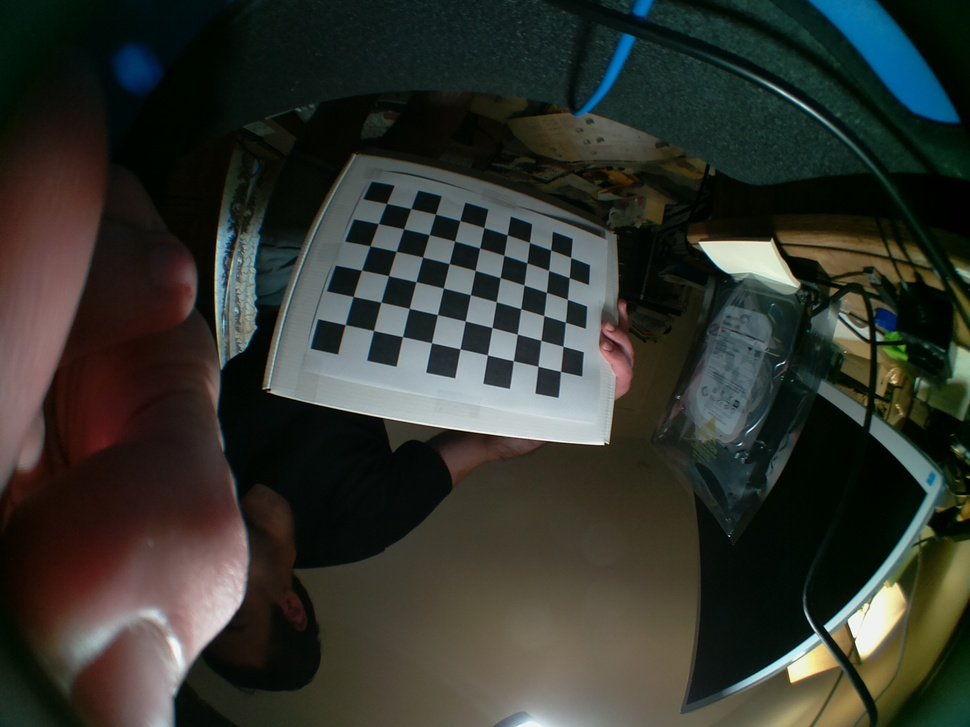
#> input picture fisheyeCameraDewarp/images/Fri 11 Mar 15_01_52 EST 2022.jpg, 970 x 727 px, shrunk from 2592 x 1944 before the run
$ python useCalibration.py 'images/Fri 11 Mar 15_01_52 EST 2022.jpg' 'images/Fri 11 Mar 14_34_27 EST 2022.jpg' 'images/Fri 11 Mar 14_57_35 EST 2022.jpg' 'images/Fri 11 Mar 14_57_35 EST 2022.jpg'   (older library calls are emulated)
#> lines starting #> are read from the running program, lines starting #| are printed output that depends on the picture
import cv2 as cv
import cv2
import numpy as np
import sys
import glob

# The calibration data #
mtx = np.matrix([[7.35329235e+02, 0.00000000e+00, 1.28117269e+03],
                [0.00000000e+00, 7.40147960e+02, 9.90415290e+02],
                [0.00000000e+00, 0.00000000e+00, 1.00000000e+00]])
dist = np.matrix([[-0.25496947,  0.07321429, -0.00104747,  0.00103111, -0.00959384]])
# #

# https://docs.opencv.org/3.4/dc/dbb/tutorial_py_calibration.html
img = cv.imread('images/Fri 11 Mar 15_01_52 EST 2022.jpg')
#> img is the input picture: shape (727, 970, 3); mean B, G, R 45.9, 52.9, 50
h, w = img.shape[:2]
#> h = 727; w = 970
newcameramtx, roi = cv.getOptimalNewCameraMatrix(mtx, dist, (w,h), 1, (w,h)) # Note: "getOptimalNewCameraMatrix is used to use different resolutions from the same camera with the same calibration." ( https://stackoverflow.com/questions/39432322/what-does-the-getoptimalnewcameramatrix-do-in-opencv )
#> roi = (34, 261, 709, 358)

useFullImageInsteadOfROI = sys.argv[2] == '1' if len(sys.argv) > 2 else True
useFisheyeThing = sys.argv[3] == '1' if len(sys.argv) > 3 else False
useROI = sys.argv[4] == '1' if len(sys.argv) > 4 else True
k=mtx
if useFullImageInsteadOfROI:
    # https://stackoverflow.com/questions/34316306/opencv-fisheye-calibration-cuts-too-much-of-the-resulting-image
    nk = k.copy()
    nk[0,0]=k[0,0]/2
    nk[1,1]=k[1,1]/2
    print(w,h)
    # Notice the cv.fisheye.initUndistortRectifyMap being used instead of cv.initUndistortRectifyMap!:
    mapx, mapy = cv.fisheye.initUndistortRectifyMap(mtx, dist[:-1], None, nk, (w,h), cv2.CV_16SC2)
else:
    # Prepare reusable undistort mapping thing
    if useFisheyeThing:
        mapx, mapy = cv.fisheye.initUndistortRectifyMap(mtx, dist[:-1], None, newcameramtx, (w,h), 5)
    else:
        mapx, mapy = cv.initUndistortRectifyMap(mtx, dist, None, newcameramtx, (w,h), 5)

useCam = sys.argv[1] == '1' if len(sys.argv) > 1 else False
if useCam:
    cap = cv.VideoCapture(0)
else:
    images = glob.glob('./images/*.jpg')
    iter_ = iter(images)
#for fname in images:
while cap.isOpened() if useCam else True:
    if useCam:
        ret, img = cap.read()
        if ret == False:
            print("ret == False")
            continue
    else:
        try:
            fname = next(iter_)
        except StopIteration:
            break
        img = cv.imread(fname)
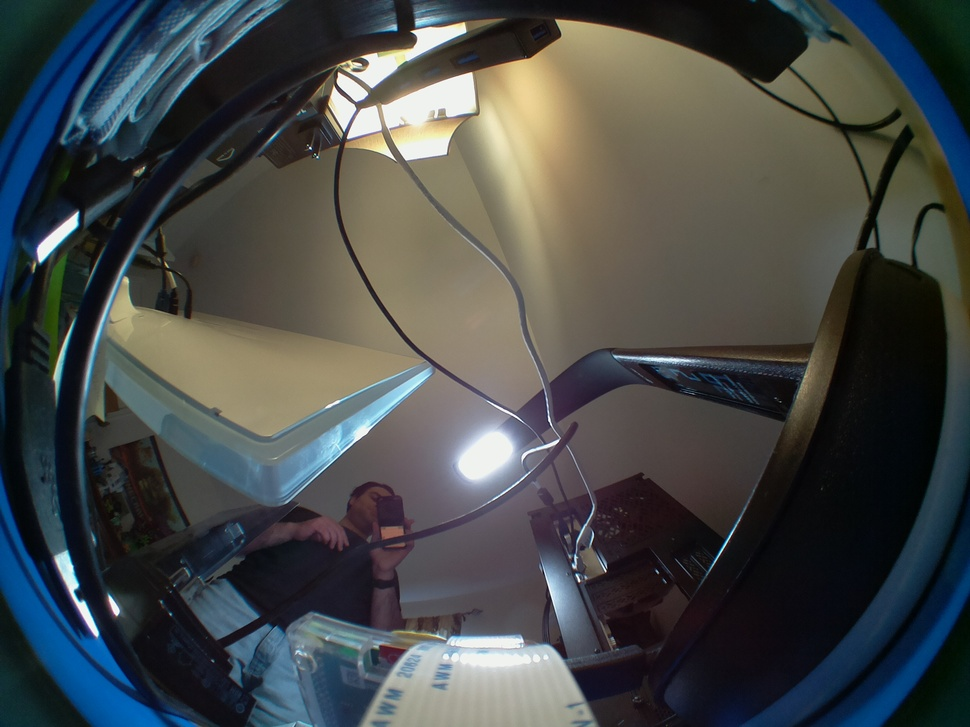
#> input picture fisheyeCameraDewarp/images/Fri 11 Mar 14_34_27 EST 2022.jpg, 970 x 727 px, shrunk from 2592 x 1944 before the run
#> img is the input picture: shape (727, 970, 3); mean B, G, R 72.8, 73.4, 69.7

    # undistort
    if useFullImageInsteadOfROI:
        dst = cv.remap(img, mapx, mapy, cv.INTER_LINEAR, borderMode=cv2.BORDER_CONSTANT)
    else:
        dst = cv.remap(img, mapx, mapy, cv.INTER_LINEAR)
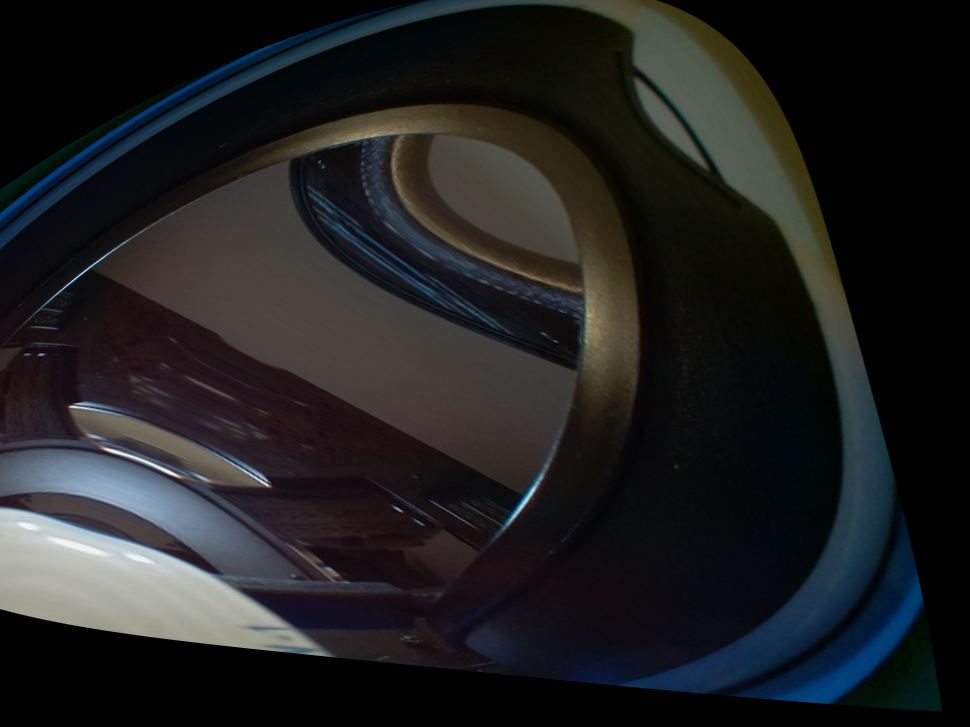
#> dst: shape (727, 970, 3); mean B, G, R 32.7, 31.9, 31.5
    # crop the image
    if not useFullImageInsteadOfROI and useROI:
        x, y, w, h = roi
        print("roi:", roi)
        dst = dst[y:y+h, x:x+w]
    cv.imshow('calibresult.png', dst)
    #cv.imwrite('calibresult.png', dst)
    cv.waitKey(0)

cv.destroyAllWindows()
